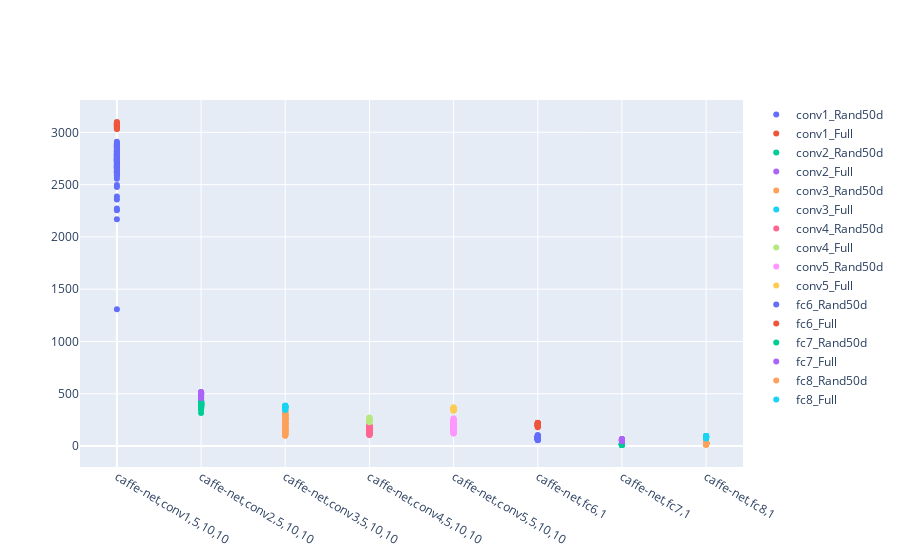

Source (notebook cell):
### Code cell
import plotly.graph_objects as go

layout = go.Layout(
    xaxis = go.layout.XAxis(
        tickmode = 'array',
        tickvals = np.arange(len(layer_names)),
        ticktext = unit_arr#layer_names
    )
)
fig = go.Figure(
    layout = layout
)
for i, unit in enumerate(unit_arr):
    best_scores = np.load(join(basedir, "%s_%s_%d" % (unit[0], unit[1], unit[2]), "best_scores.npy"))
    fig.add_scatter(
        x=[i]*best_scores.shape[0],
        y=best_scores.mean(axis=1),
        mode='markers', name=layer_names[i]+"_Rand50d", showlegend=True
    )
    
    best_scores = np.load(join(basedir, "%s_%s_%d_full" % (unit[0], unit[1], unit[2]), "best_scores.npy"))
    fig.add_scatter(
        x=[i]*best_scores.shape[0],
        y=best_scores.mean(axis=1),
        mode='markers', name=layer_names[i]+"_Full", showlegend=True
    )

fig.show()
